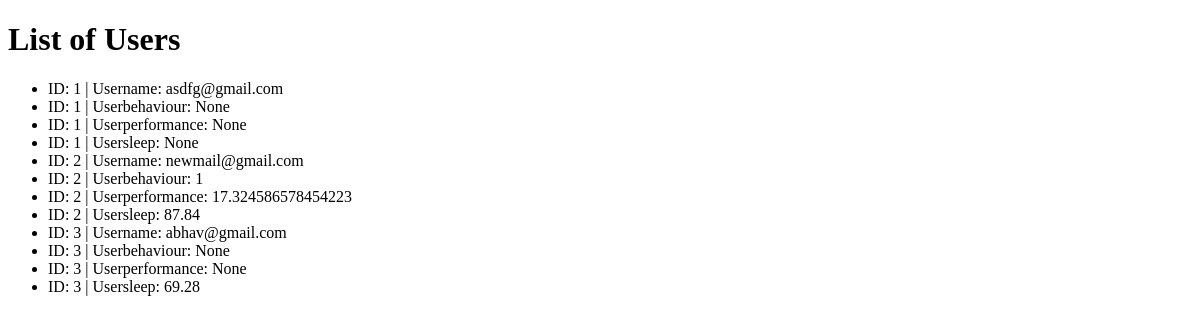
Page /usersprofile on the earlier database version.
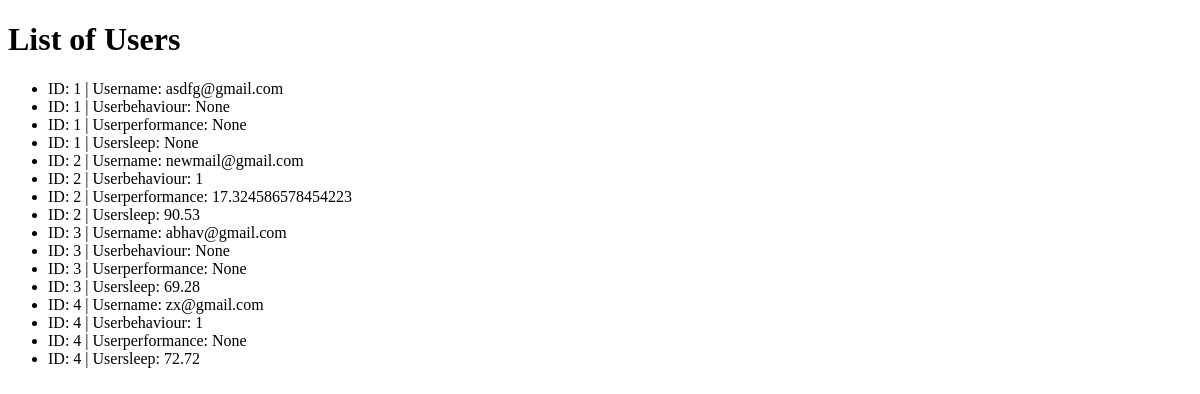
Same page on the later database version.
### model.py (models this page shows)
class UserProfile(db.Model):
    id=db.Column(db.Integer,primary_key=True)
    username = db.Column(db.String(100), unique=True, nullable=False)
    behaviour=db.Column(db.Integer,nullable=True)
    sleep=db.Column(db.Integer,nullable=True)
    performance=db.Column(db.Integer,nullable=True)

### app.py (the view)
@app.route('/usersprofile')
def show_users_profile():
    users = UserProfile.query.all()
    return render_template('userprofile.html', users=users)

### templates/userprofile.html (shortened to what this page needs)
<!DOCTYPE html>
<html>
<head>
</head>
<body>
    <h1>List of Users</h1>
    <ul>
        {% for user in users %}
            <li>ID: {{ user.id }} | Username: {{ user.username }}</li>
            <li>ID: {{ user.id }} | Userbehaviour: {{ user.behaviour }}</li>
            <li>ID: {{ user.id }} | Userperformance: {{ user.performance }}</li>
            <li>ID: {{ user.id }} | Usersleep: {{ user.sleep }}</li>
        {% endfor %}
    </ul>
</body>
</html>

Differences in the rows shown:
changed UserProfile "newmail@gmail.com": sleep "87.84" → "90.53"
added UserProfile: id "4", username "zx@gmail.com", behaviour "1", performance "None", sleep "72.72"
